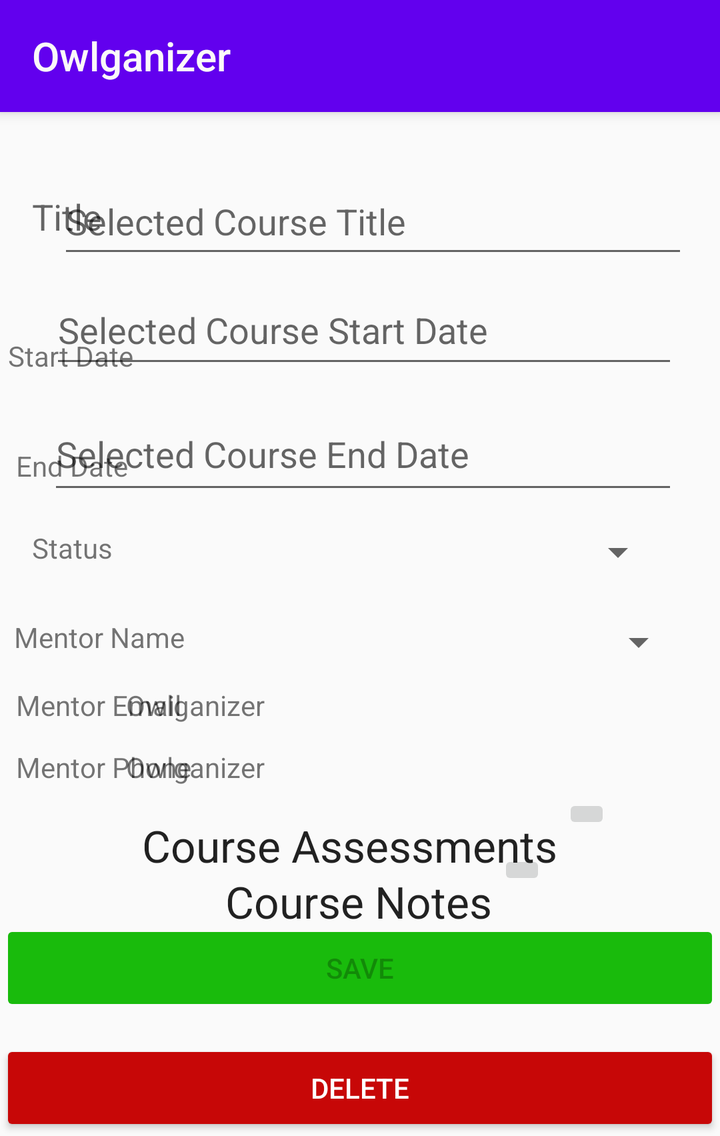
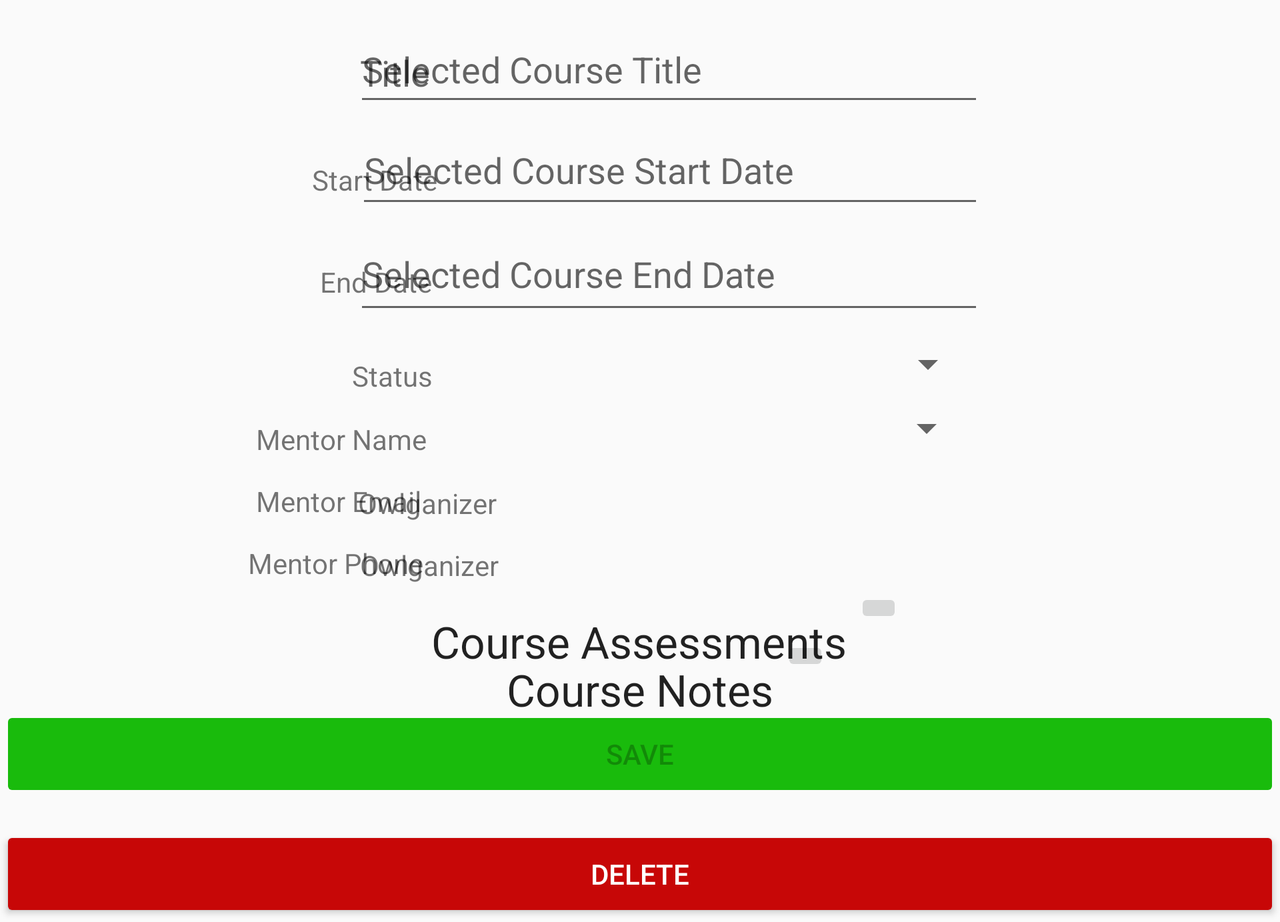

An Android layout and its configuration variant, each rendered on a device that would load it. The default file and the variant file are quoted in full after the pictures.
<!-- AndroidManifest.xml: application theme AppTheme -->
<!-- res/layout/activity_course_detail.xml -->
<?xml version="1.0" encoding="utf-8"?>
<androidx.coordinatorlayout.widget.CoordinatorLayout
    xmlns:android="http://schemas.android.com/apk/res/android"
    xmlns:app="http://schemas.android.com/apk/res-auto"
    android:layout_width="match_parent"
    android:layout_height="wrap_content"
    android:fitsSystemWindows="true">
    <com.google.android.material.appbar.AppBarLayout
        android:layout_width="match_parent"
        android:layout_height="wrap_content"
        android:theme="@style/ThemeOverlay.AppCompat.ActionBar"
        >

        <androidx.appcompat.widget.Toolbar
            android:id="@+id/course_detail_action_bar"
            android:layout_width="match_parent"
            android:layout_height="?attr/actionBarSize"
            android:background="@color/colorPrimary"
            android:elevation="4dp"
            android:theme="@style/ThemeOverlay.AppCompat.ActionBar"
            android:minHeight="?attr/actionBarSize"
            app:popupTheme="@style/ThemeOverlay.AppCompat.Light"
            app:title="@string/app_name"
            app:titleTextColor="#FBF9F9" />
    </com.google.android.material.appbar.AppBarLayout>
    <ScrollView
        android:layout_width="match_parent"
        android:layout_height="match_parent"
        >

        <androidx.constraintlayout.widget.ConstraintLayout
            android:layout_width="match_parent"
            android:layout_height="wrap_content"
            >

            <Spinner
                android:id="@+id/course_status_options"
                android:layout_width="309dp"
                android:layout_height="0dp"
                android:layout_marginTop="12dp"
                android:layout_marginEnd="27dp"
                app:layout_constraintEnd_toEndOf="parent"
                app:layout_constraintTop_toBottomOf="@+id/detail_course_end" />

            <TextView
                android:id="@+id/course_status_label"
                android:layout_width="wrap_content"
                android:layout_height="wrap_content"
                android:layout_marginStart="16dp"
                android:layout_marginTop="22dp"
                android:text="@string/status_label"
                app:layout_constraintStart_toStartOf="parent"
                app:layout_constraintTop_toBottomOf="@+id/course_end_label" />

            <TextView
                android:id="@+id/course_mentor_phone"
                android:layout_width="218dp"
                android:layout_height="21dp"
                android:layout_marginTop="12dp"
                android:layout_marginEnd="79dp"
                android:text="@string/app_name"
                app:layout_constraintEnd_toEndOf="parent"
                app:layout_constraintTop_toBottomOf="@+id/course_mentor_email" />

            <TextView
                android:id="@+id/course_start_label"
                android:layout_width="wrap_content"
                android:layout_height="wrap_content"
                android:layout_marginStart="4dp"
                android:layout_marginTop="48dp"
                android:text="@string/start_date_label"
                android:textAppearance="@style/TextAppearance.AppCompat.Small"
                app:layout_constraintStart_toStartOf="parent"
                app:layout_constraintTop_toBottomOf="@+id/course_title_label" />

            <TextView
                android:id="@+id/detail_course_mentor_label"
                android:layout_width="wrap_content"
                android:layout_height="wrap_content"
                android:layout_marginStart="7dp"
                android:layout_marginTop="21dp"
                android:text="@string/course_mentor_name"
                app:layout_constraintStart_toStartOf="parent"
                app:layout_constraintTop_toBottomOf="@+id/course_status_options" />

            <EditText
                android:id="@+id/detail_course_end"
                android:layout_width="315dp"
                android:layout_height="53dp"
                android:layout_marginTop="10dp"
                android:layout_marginEnd="21dp"
                android:ems="10"
                android:hint="@string/detail_course_end_hint"
                android:inputType="date"
                app:layout_constraintEnd_toEndOf="parent"
                app:layout_constraintTop_toBottomOf="@+id/detail_course_start" />

            <TextView
                android:id="@+id/course_title_label"
                android:layout_width="wrap_content"
                android:layout_height="wrap_content"
                android:layout_marginStart="16dp"
                android:layout_marginTop="96dp"
                android:text="@string/title_label"
                android:textAppearance="@style/TextAppearance.AppCompat.Medium"
                app:layout_constraintStart_toStartOf="parent"
                app:layout_constraintTop_toTopOf="parent" />

            <TextView
                android:id="@+id/course_mentor_email_label"
                android:layout_width="wrap_content"
                android:layout_height="wrap_content"
                android:layout_marginStart="8dp"
                android:layout_marginTop="15dp"
                android:text="@string/course_mentor_email"
                app:layout_constraintStart_toStartOf="parent"
                app:layout_constraintTop_toBottomOf="@+id/detail_course_mentor_label" />

            <TextView
                android:id="@+id/course_mentor_phone_label"
                android:layout_width="wrap_content"
                android:layout_height="wrap_content"
                android:layout_marginStart="8dp"
                android:layout_marginTop="12dp"
                android:text="@string/course_mentor_phone"
                app:layout_constraintStart_toStartOf="parent"
                app:layout_constraintTop_toBottomOf="@+id/course_mentor_email_label" />

            <TextView
                android:id="@+id/course_mentor_email"
                android:layout_width="221dp"
                android:layout_height="0dp"
                android:layout_marginTop="10dp"
                android:layout_marginEnd="76dp"
                android:text="@string/app_name"
                app:layout_constraintEnd_toEndOf="parent"
                app:layout_constraintTop_toBottomOf="@+id/course_mentor_options" />

            <TextView
                android:id="@+id/course_notes_title"
                android:layout_width="wrap_content"
                android:layout_height="wrap_content"
                android:layout_marginTop="19dp"
                android:text="@string/course_note_list_label"
                android:textAppearance="@style/TextAppearance.AppCompat.Large"
                app:layout_constraintEnd_toEndOf="parent"
                app:layout_constraintHorizontal_bias="0.497"
                app:layout_constraintStart_toStartOf="parent"
                app:layout_constraintTop_toBottomOf="@+id/course_assessments" />

            <ImageButton
                android:id="@+id/add_new_note"
                android:layout_width="wrap_content"
                android:layout_height="wrap_content"
                android:layout_marginStart="4dp"
                android:layout_marginTop="8dp"
                android:layout_marginEnd="88dp"
                app:layout_constraintEnd_toEndOf="parent"
                app:layout_constraintStart_toEndOf="@+id/course_notes_title"
                app:layout_constraintTop_toBottomOf="@+id/course_assessments"
                app:srcCompat="@drawable/ic_add_black_24dp" />

            <androidx.recyclerview.widget.RecyclerView
                android:id="@+id/course_notes"
                android:layout_width="401dp"
                android:layout_height="wrap_content"
                app:layout_constraintEnd_toEndOf="parent"
                app:layout_constraintHorizontal_bias="0.6"
                app:layout_constraintStart_toStartOf="parent"
                app:layout_constraintTop_toBottomOf="@+id/add_new_note" />

            <androidx.recyclerview.widget.RecyclerView
                android:id="@+id/course_assessments"
                android:layout_width="401dp"
                android:layout_height="wrap_content"
                app:layout_constraintEnd_toEndOf="parent"
                app:layout_constraintHorizontal_bias="0.0"
                app:layout_constraintStart_toStartOf="parent"
                app:layout_constraintTop_toBottomOf="@+id/add_new_assessment" />

            <ImageButton
                android:id="@+id/add_new_assessment"
                android:layout_width="wrap_content"
                android:layout_height="wrap_content"
                android:layout_marginStart="4dp"
                android:layout_marginTop="2dp"
                android:layout_marginEnd="56dp"
                app:layout_constraintEnd_toEndOf="parent"
                app:layout_constraintStart_toEndOf="@+id/course_assessment_title"
                app:layout_constraintTop_toBottomOf="@+id/course_mentor_phone"
                app:srcCompat="@drawable/ic_add_black_24dp" />

            <TextView
                android:id="@+id/course_assessment_title"
                android:layout_width="wrap_content"
                android:layout_height="wrap_content"
                android:layout_marginTop="13dp"
                android:text="@string/course_assessment_list_label"
                android:textAppearance="@style/TextAppearance.AppCompat.Large"
                app:layout_constraintEnd_toEndOf="parent"
                app:layout_constraintHorizontal_bias="0.467"
                app:layout_constraintStart_toStartOf="parent"
                app:layout_constraintTop_toBottomOf="@+id/course_mentor_phone" />

            <TextView
                android:id="@+id/course_end_label"
                android:layout_width="wrap_content"
                android:layout_height="wrap_content"
                android:layout_marginStart="8dp"
                android:layout_marginTop="36dp"
                android:text="@string/end_date_label"
                android:textAppearance="@style/TextAppearance.AppCompat.Small"
                app:layout_constraintStart_toStartOf="parent"
                app:layout_constraintTop_toBottomOf="@+id/course_start_label" />

            <EditText
                android:id="@+id/detail_course_start"
                android:layout_width="314dp"
                android:layout_height="51dp"
                android:layout_marginTop="4dp"
                android:layout_marginEnd="21dp"
                android:ems="10"
                android:hint="@string/detail_course_start_hint"
                android:inputType="date"
                app:layout_constraintEnd_toEndOf="parent"
                app:layout_constraintTop_toBottomOf="@+id/detail_course_title" />

            <EditText
                android:id="@+id/detail_course_title"
                android:layout_width="315dp"
                android:layout_height="50dp"
                android:layout_marginTop="84dp"
                android:layout_marginEnd="16dp"
                android:autofillHints=""
                android:hint="@string/detail_course_title_hint"
                android:inputType="textCapSentences"
                app:layout_constraintEnd_toEndOf="parent"
                app:layout_constraintTop_toTopOf="parent" />

            <Spinner
                android:id="@+id/course_mentor_options"
                android:layout_width="271dp"
                android:layout_height="0dp"
                android:layout_marginTop="21dp"
                app:layout_constraintEnd_toEndOf="parent"
                app:layout_constraintHorizontal_bias="0.814"
                app:layout_constraintStart_toStartOf="parent"
                app:layout_constraintTop_toBottomOf="@+id/course_status_options" />

            <Button
                android:id="@+id/detail_course_save"
                android:layout_width="match_parent"
                android:layout_height="wrap_content"
                android:layout_marginTop="15dp"
                android:backgroundTint="#19BB0C"
                android:enabled="false"
                android:text="@string/button_save"
                app:layout_constraintEnd_toEndOf="parent"
                app:layout_constraintHorizontal_bias="0.0"
                app:layout_constraintStart_toStartOf="parent"
                app:layout_constraintTop_toBottomOf="@+id/course_notes" />

            <Button
                android:id="@+id/detail_course_delete"
                android:layout_width="match_parent"
                android:layout_height="wrap_content"
                android:layout_marginTop="12dp"
                android:backgroundTint="#C70707"
                android:text="@string/button_delete"
                android:textColor="#FFF"
                app:layout_constraintEnd_toEndOf="parent"
                app:layout_constraintHorizontal_bias="0.0"
                app:layout_constraintStart_toStartOf="parent"
                app:layout_constraintTop_toBottomOf="@+id/detail_course_save" />

        </androidx.constraintlayout.widget.ConstraintLayout>
    </ScrollView>
</androidx.coordinatorlayout.widget.CoordinatorLayout>
<!-- resources referenced by this layout -->
<resources>
  <color name="colorPrimary">#6200EE</color>
  <string name="app_name">Owlganizer</string>
  <string name="button_delete">Delete</string>
  <string name="button_save">Save</string>
  <string name="course_assessment_list_label">Course Assessments</string>
  <string name="course_mentor_email">Mentor Email</string>
  <string name="course_mentor_name">Mentor Name</string>
  <string name="course_mentor_phone">Mentor Phone</string>
  <string name="course_note_list_label">Course Notes</string>
  <string name="detail_course_end_hint">Selected Course End Date</string>
  <string name="detail_course_start_hint">Selected Course Start Date</string>
  <string name="detail_course_title_hint">Selected Course Title</string>
  <string name="end_date_label">End Date</string>
  <string name="start_date_label">Start Date</string>
  <string name="status_label">Status</string>
  <string name="title_label">Title</string>
  <style name="AppTheme" parent="Theme.AppCompat.Light.DarkActionBar">
          
          <item name="colorPrimary">@color/colorPrimary</item>
          <item name="colorPrimaryDark">@color/colorPrimaryDark</item>
          <item name="colorAccent">@color/colorAccent</item>
      </style>
  <color name="colorPrimaryDark">#3700B3</color>
  <color name="colorAccent">#03DAC5</color>
</resources>
<!-- res/layout-land/activity_course_detail.xml (the repository's variant of the layout above) -->
<!-- drawn on the phone turned sideways -->
<?xml version="1.0" encoding="utf-8"?>
<ScrollView xmlns:tools="http://schemas.android.com/tools"
    android:layout_width="match_parent"
    android:layout_height="match_parent"
    xmlns:android="http://schemas.android.com/apk/res/android"
    xmlns:app="http://schemas.android.com/apk/res-auto">
<androidx.constraintlayout.widget.ConstraintLayout
    android:layout_width="match_parent"
    android:layout_height="wrap_content"
    >

    <Spinner
        android:id="@+id/course_status_options"
        android:layout_width="309dp"
        android:layout_height="0dp"
        android:layout_marginTop="8dp"
        android:layout_marginEnd="152dp"
        app:layout_constraintEnd_toEndOf="parent"
        app:layout_constraintTop_toBottomOf="@+id/detail_course_end" />

    <TextView
        android:id="@+id/course_status_label"
        android:layout_width="wrap_content"
        android:layout_height="wrap_content"
        android:layout_marginStart="176dp"
        android:layout_marginTop="28dp"
        android:text="@string/status_label"
        app:layout_constraintStart_toStartOf="parent"
        app:layout_constraintTop_toBottomOf="@+id/course_end_label" />

    <TextView
        android:id="@+id/course_mentor_phone"
        android:layout_width="228dp"
        android:layout_height="21dp"
        android:layout_marginTop="12dp"
        android:layout_marginEnd="232dp"
        android:text="@string/app_name"
        app:layout_constraintEnd_toEndOf="parent"
        app:layout_constraintTop_toBottomOf="@+id/course_mentor_email" />

    <TextView
        android:id="@+id/course_start_label"
        android:layout_width="wrap_content"
        android:layout_height="wrap_content"
        android:layout_marginStart="156dp"
        android:layout_marginTop="32dp"
        android:text="@string/start_date_label"
        android:textAppearance="@style/TextAppearance.AppCompat.Small"
        app:layout_constraintStart_toStartOf="parent"
        app:layout_constraintTop_toBottomOf="@+id/course_title_label" />

    <TextView
        android:id="@+id/detail_course_mentor_label"
        android:layout_width="wrap_content"
        android:layout_height="wrap_content"
        android:layout_marginStart="128dp"
        android:layout_marginTop="16dp"
        android:text="@string/course_mentor_name"
        app:layout_constraintStart_toStartOf="parent"
        app:layout_constraintTop_toBottomOf="@+id/course_status_options" />

    <EditText
        android:id="@+id/detail_course_end"
        android:layout_width="315dp"
        android:layout_height="53dp"
        android:layout_marginEnd="148dp"
        android:ems="10"
        android:hint="@string/detail_course_end_hint"
        android:inputType="date"
        app:layout_constraintEnd_toEndOf="parent"
        app:layout_constraintTop_toBottomOf="@+id/detail_course_start" />

    <TextView
        android:id="@+id/course_title_label"
        android:layout_width="wrap_content"
        android:layout_height="wrap_content"
        android:layout_marginStart="180dp"
        android:layout_marginTop="24dp"
        android:text="@string/title_label"
        android:textAppearance="@style/TextAppearance.AppCompat.Medium"
        app:layout_constraintStart_toStartOf="parent"
        app:layout_constraintTop_toTopOf="parent" />

    <TextView
        android:id="@+id/course_mentor_email_label"
        android:layout_width="wrap_content"
        android:layout_height="wrap_content"
        android:layout_marginStart="128dp"
        android:layout_marginTop="12dp"
        android:text="@string/course_mentor_email"
        app:layout_constraintStart_toStartOf="parent"
        app:layout_constraintTop_toBottomOf="@+id/detail_course_mentor_label" />

    <TextView
        android:id="@+id/course_mentor_phone_label"
        android:layout_width="wrap_content"
        android:layout_height="wrap_content"
        android:layout_marginStart="124dp"
        android:layout_marginTop="12dp"
        android:text="@string/course_mentor_phone"
        app:layout_constraintStart_toStartOf="parent"
        app:layout_constraintTop_toBottomOf="@+id/course_mentor_email_label" />

    <TextView
        android:id="@+id/course_mentor_email"
        android:layout_width="221dp"
        android:layout_height="0dp"
        android:layout_marginTop="16dp"
        android:layout_marginEnd="240dp"
        android:text="@string/app_name"
        app:layout_constraintEnd_toEndOf="parent"
        app:layout_constraintTop_toBottomOf="@+id/course_mentor_options" />

    <TextView
        android:id="@+id/course_notes_title"
        android:layout_width="wrap_content"
        android:layout_height="wrap_content"
        android:layout_marginTop="16dp"
        android:text="@string/course_note_list_label"
        android:textAppearance="@style/TextAppearance.AppCompat.Large"
        app:layout_constraintEnd_toEndOf="parent"
        app:layout_constraintStart_toStartOf="parent"
        app:layout_constraintTop_toBottomOf="@+id/course_assessments" />

    <ImageButton
        android:id="@+id/add_new_note"
        android:layout_width="wrap_content"
        android:layout_height="wrap_content"
        android:layout_marginStart="4dp"
        android:layout_marginTop="4dp"
        android:layout_marginEnd="88dp"
        app:layout_constraintEnd_toEndOf="parent"
        app:layout_constraintHorizontal_bias="0.0"
        app:layout_constraintStart_toEndOf="@+id/course_notes_title"
        app:layout_constraintTop_toBottomOf="@+id/course_assessments"
        app:srcCompat="@drawable/ic_add_black_24dp" />

    <androidx.recyclerview.widget.RecyclerView
        android:id="@+id/course_notes"
        android:layout_width="401dp"
        android:layout_height="wrap_content"
        app:layout_constraintEnd_toEndOf="parent"
        app:layout_constraintHorizontal_bias="0.551"
        app:layout_constraintStart_toStartOf="parent"
        app:layout_constraintTop_toBottomOf="@+id/add_new_note" />

    <androidx.recyclerview.widget.RecyclerView
        android:id="@+id/course_assessments"
        android:layout_width="401dp"
        android:layout_height="wrap_content"
        app:layout_constraintEnd_toEndOf="parent"
        app:layout_constraintHorizontal_bias="0.551"
        app:layout_constraintStart_toStartOf="parent"
        app:layout_constraintTop_toBottomOf="@+id/add_new_assessment" />

    <ImageButton
        android:id="@+id/add_new_assessment"
        android:layout_width="wrap_content"
        android:layout_height="wrap_content"
        android:layout_marginStart="4dp"
        android:layout_marginEnd="56dp"
        app:layout_constraintEnd_toEndOf="parent"
        app:layout_constraintHorizontal_bias="0.0"
        app:layout_constraintStart_toEndOf="@+id/course_assessment_title"
        app:layout_constraintTop_toBottomOf="@+id/course_mentor_phone"
        app:srcCompat="@drawable/ic_add_black_24dp" />

    <TextView
        android:id="@+id/course_assessment_title"
        android:layout_width="wrap_content"
        android:layout_height="wrap_content"
        android:layout_marginTop="12dp"
        android:text="@string/course_assessment_list_label"
        android:textAppearance="@style/TextAppearance.AppCompat.Large"
        app:layout_constraintEnd_toEndOf="parent"
        app:layout_constraintHorizontal_bias="0.499"
        app:layout_constraintStart_toStartOf="parent"
        app:layout_constraintTop_toBottomOf="@+id/course_mentor_phone" />

    <TextView
        android:id="@+id/course_end_label"
        android:layout_width="wrap_content"
        android:layout_height="wrap_content"
        android:layout_marginStart="160dp"
        android:layout_marginTop="32dp"
        android:text="@string/end_date_label"
        android:textAppearance="@style/TextAppearance.AppCompat.Small"
        app:layout_constraintStart_toStartOf="parent"
        app:layout_constraintTop_toBottomOf="@+id/course_start_label" />

    <EditText
        android:id="@+id/detail_course_start"
        android:layout_width="314dp"
        android:layout_height="51dp"
        android:layout_marginEnd="148dp"
        android:ems="10"
        android:hint="@string/detail_course_start_hint"
        android:inputType="date"
        app:layout_constraintEnd_toEndOf="parent"
        app:layout_constraintTop_toBottomOf="@+id/detail_course_title" />

    <EditText
        android:id="@+id/detail_course_title"
        android:layout_width="315dp"
        android:layout_height="50dp"
        android:layout_marginTop="8dp"
        android:layout_marginEnd="148dp"
        android:autofillHints=""
        android:hint="@string/detail_course_title_hint"
        android:inputType="textCapSentences"
        app:layout_constraintEnd_toEndOf="parent"
        app:layout_constraintTop_toTopOf="parent" />

    <Spinner
        android:id="@+id/course_mentor_options"
        android:layout_width="271dp"
        android:layout_height="0dp"
        android:layout_marginTop="8dp"
        app:layout_constraintEnd_toEndOf="parent"
        app:layout_constraintHorizontal_bias="0.586"
        app:layout_constraintStart_toStartOf="parent"
        app:layout_constraintTop_toBottomOf="@+id/course_status_options" />

    <Button
        android:id="@+id/detail_course_save"
        android:layout_width="match_parent"
        android:layout_height="wrap_content"
        android:layout_marginTop="15dp"
        android:backgroundTint="#19BB0C"
        android:enabled="false"
        android:text="@string/button_save"
        app:layout_constraintEnd_toEndOf="parent"
        app:layout_constraintHorizontal_bias="0.0"
        app:layout_constraintStart_toStartOf="parent"
        app:layout_constraintTop_toBottomOf="@+id/course_notes" />

    <Button
        android:id="@+id/detail_course_delete"
        android:layout_width="match_parent"
        android:layout_height="wrap_content"
        android:layout_marginTop="12dp"
        android:backgroundTint="#C70707"
        android:text="@string/button_delete"
        android:textColor="#FFF"
        app:layout_constraintEnd_toEndOf="parent"
        app:layout_constraintHorizontal_bias="0.0"
        app:layout_constraintStart_toStartOf="parent"
        app:layout_constraintTop_toBottomOf="@+id/detail_course_save" />

</androidx.constraintlayout.widget.ConstraintLayout>
</ScrollView>
<!-- resources referenced by the variant -->
<!-- as the phone turned sideways resolves them -->
<resources>
  <string name="app_name">Owlganizer</string>
  <string name="button_delete">Delete</string>
  <string name="button_save">Save</string>
  <string name="course_assessment_list_label">Course Assessments</string>
  <string name="course_mentor_email">Mentor Email</string>
  <string name="course_mentor_name">Mentor Name</string>
  <string name="course_mentor_phone">Mentor Phone</string>
  <string name="course_note_list_label">Course Notes</string>
  <string name="detail_course_end_hint">Selected Course End Date</string>
  <string name="detail_course_start_hint">Selected Course Start Date</string>
  <string name="detail_course_title_hint">Selected Course Title</string>
  <string name="end_date_label">End Date</string>
  <string name="start_date_label">Start Date</string>
  <string name="status_label">Status</string>
  <string name="title_label">Title</string>
  <style name="AppTheme" parent="Theme.AppCompat.Light.DarkActionBar">
          
          <item name="colorPrimary">@color/colorPrimary</item>
          <item name="colorPrimaryDark">@color/colorPrimaryDark</item>
          <item name="colorAccent">@color/colorAccent</item>
      </style>
  <color name="colorPrimary">#6200EE</color>
  <color name="colorPrimaryDark">#3700B3</color>
  <color name="colorAccent">#03DAC5</color>
</resources>
